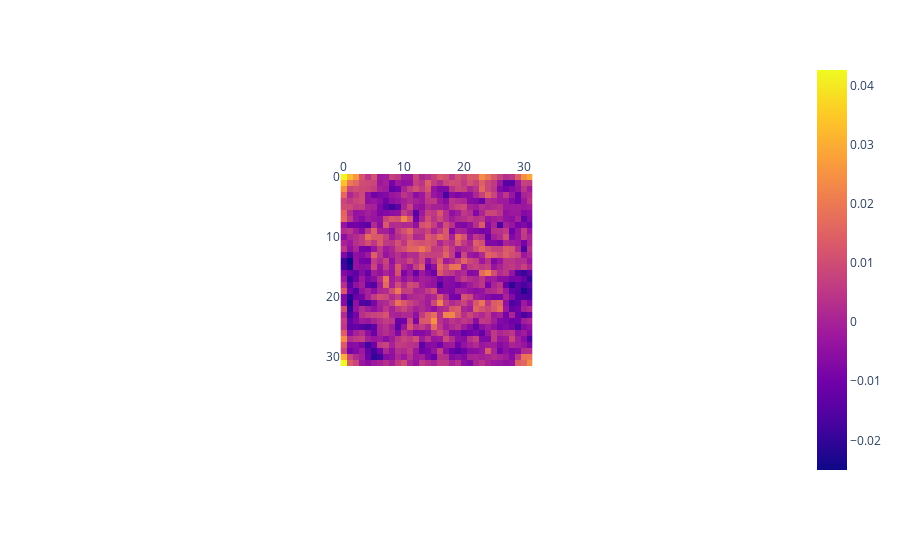

Notebook cell for this chart:
### Code cell
resultsl2_r = np.array(resultsl2_r)
resultsl2_r = resultsl2_r.reshape([32,32])

fig_r = px.imshow(resultsl2_r)
fig_r.update_xaxes(side="top")
fig_r.show()

### Figure 1 — Plotly figure (JSON) as saved in the notebook; plotly's stock layout.template omitted (floating-point values rounded to 4 significant figures; data arrays with more than 128 entries replaced by an {"elided": "..."} marker saying what was removed)
{"data": [{"coloraxis": "coloraxis", "hovertemplate": "x: %{x}<br>y: %{y}<br>color: %{z}<extra></extra>", "name": "0", "type": "heatmap", "xaxis": "x", "yaxis": "y", "z": {"elided": "32x32 float values"}}], "layout": {"autosize": true, "coloraxis": {"colorscale": [[0, "#0d0887"], [0.1111, "#46039f"], [0.2222, "#7201a8"], [0.3333, "#9c179e"], [0.4444, "#bd3786"], [0.5556, "#d8576b"], [0.6667, "#ed7953"], [0.7778, "#fb9f3a"], [0.8889, "#fdca26"], [1, "#f0f921"]]}, "margin": {"t": 60}, "xaxis": {"anchor": "y", "autorange": true, "constrain": "domain", "domain": [0.3654, 0.6346], "range": [-0.5, 31.5], "scaleanchor": "y", "side": "top"}, "yaxis": {"anchor": "x", "autorange": true, "constrain": "domain", "domain": [0, 1], "range": [31.5, -0.5]}}}
